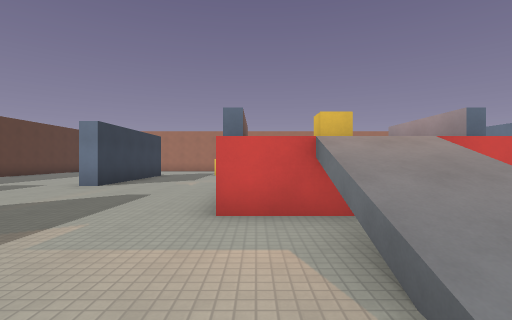
View 1 (above)

24 first-person views from a walk through a Godot game level. The camera is 1.4 m above the floor, looks level and sees 85° across. The floor is counted in squares, 2 m on a side. Each view is taken from the middle of a square. On the plan, view 1 faces up. The plan holds only what a view shows up to about 9 squares ahead; the rest is blank. Surface patterns are stand-ins for the level's own textures.

View 2
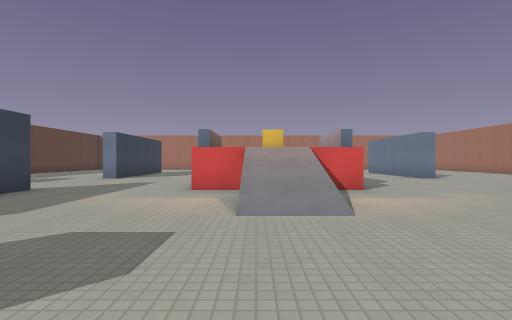

View 3
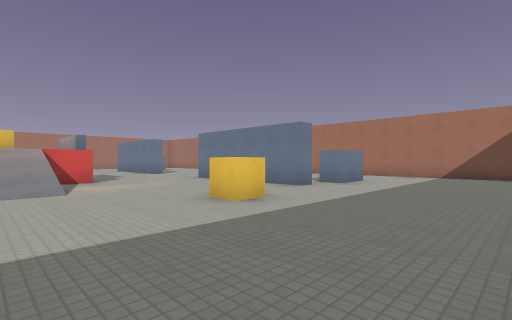

View 4
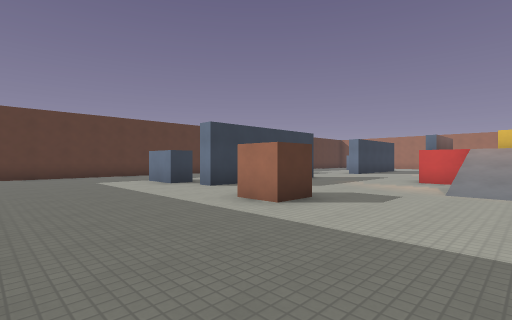

View 5
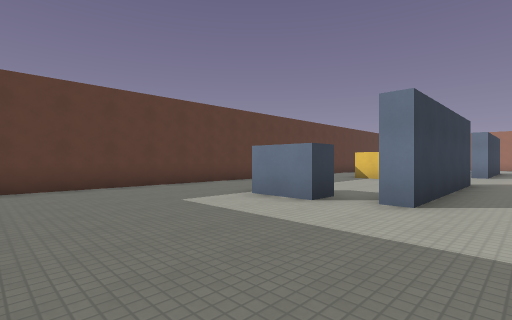

View 6
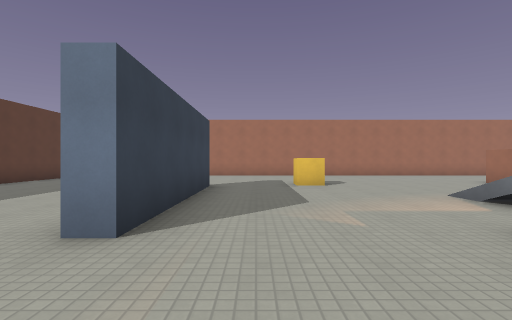

View 7
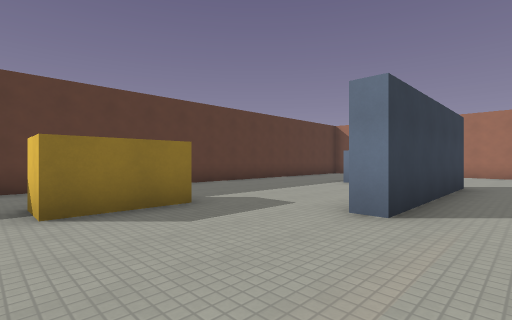

View 8
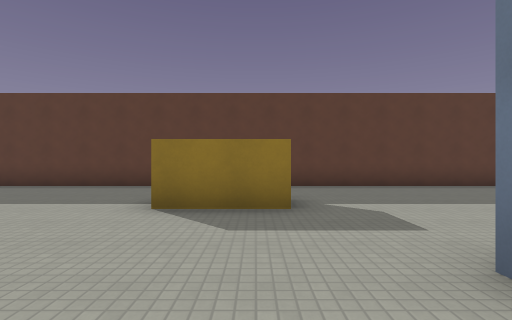

View 9
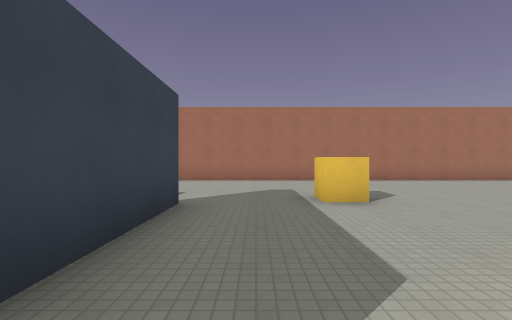

View 10
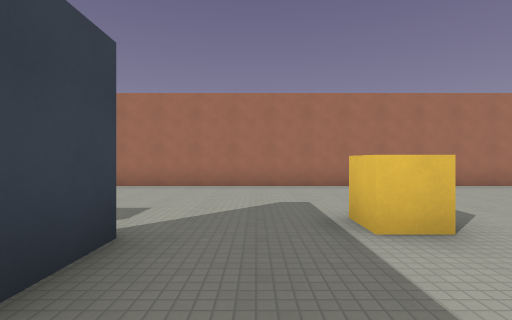

View 11
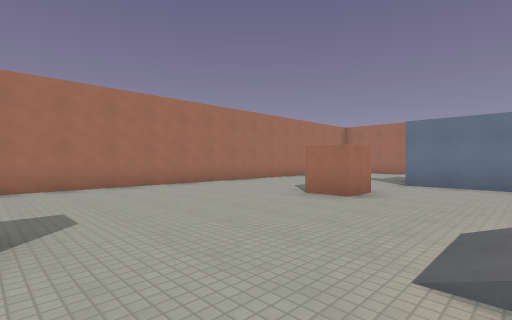

View 12
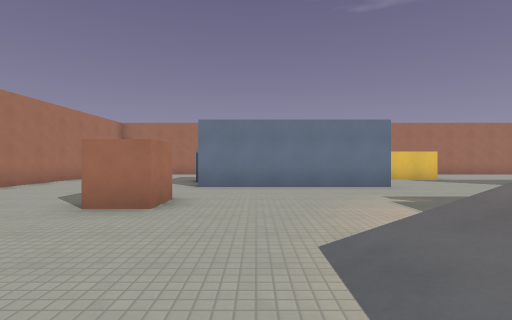

View 13
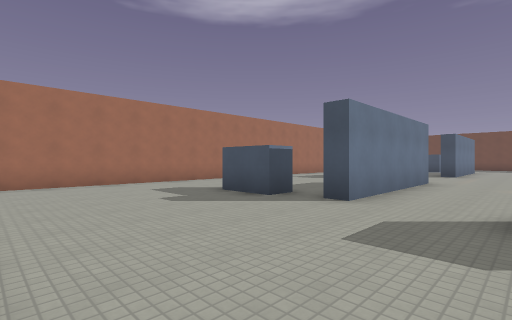

View 14
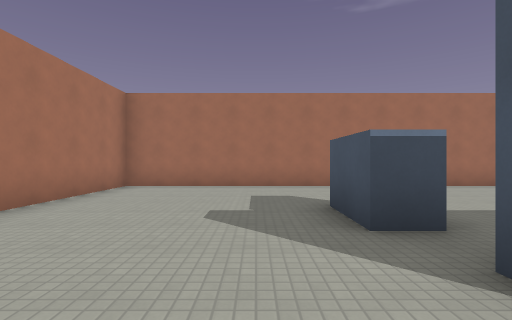

View 15
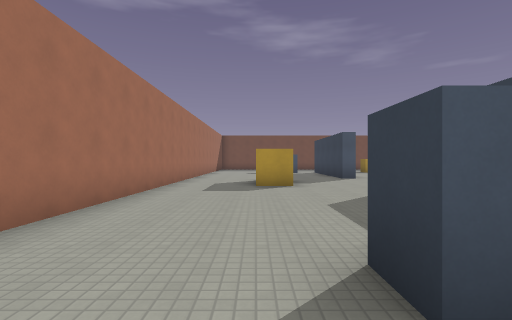

View 16
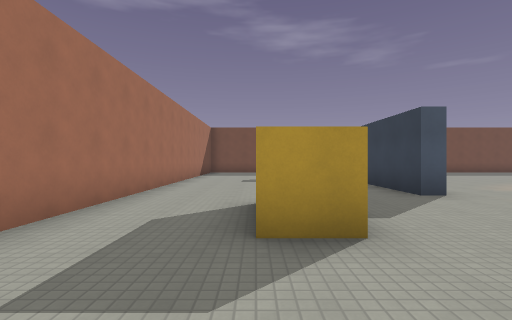

View 17
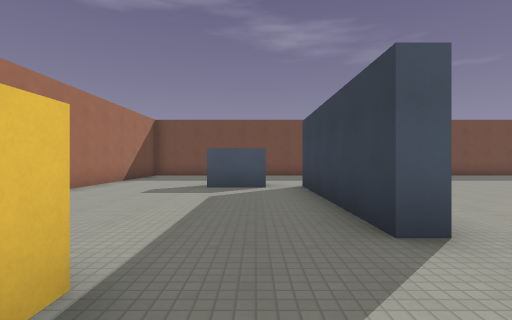

View 18
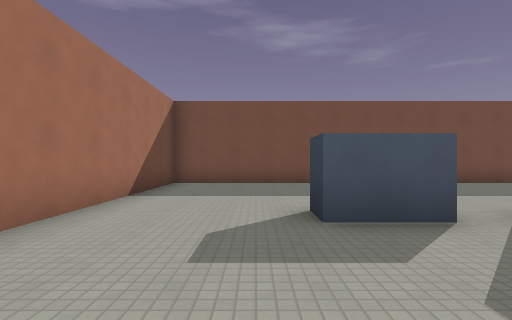

View 19
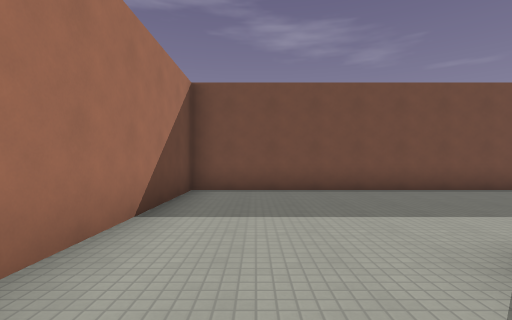

View 20
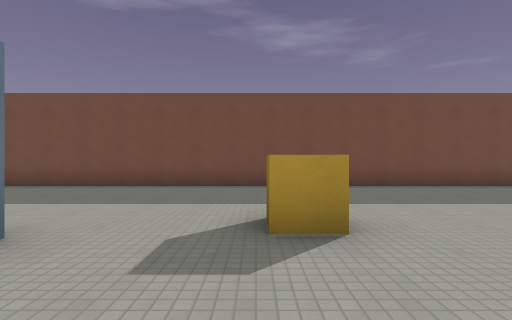

View 21
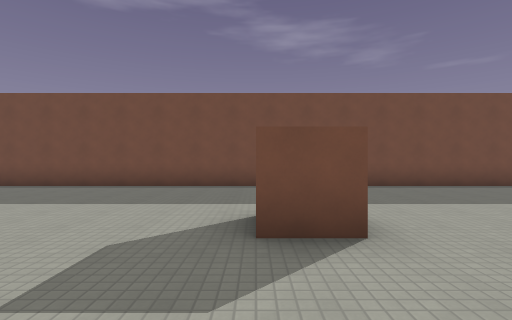

View 22
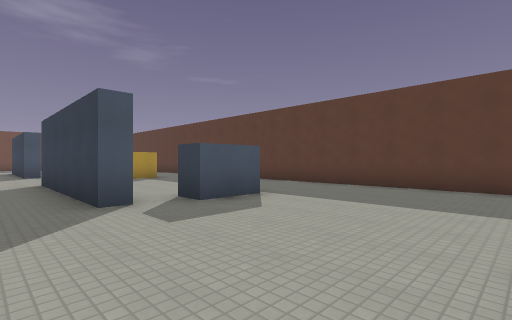

View 23
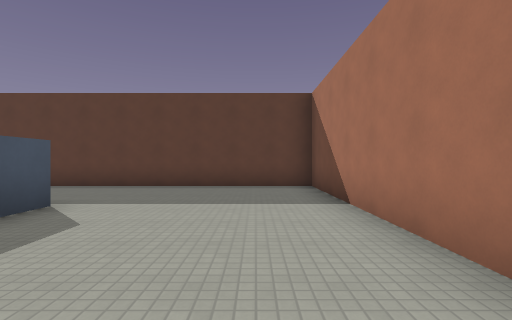

View 24
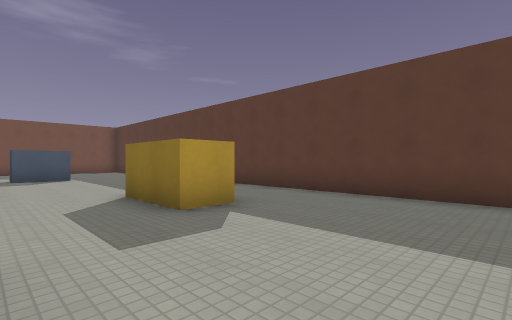

### Floor plan
Points are (right, up) in squares from view 1. A wall is a line through its corners. A room is listed if a view was taken in it or the views show most of it. See-through windows are left out.
Room 1 (views 1, 2, 3, 4, 5, 6, 7, 8, 9, 10, 11, 12, 13, 14, 15, 16, 17, 18, 19, 20, 21, 22, 23, 24)
walls: (-4.2, 3.5) (-4.2, -1.5) (-4.8, -1.5); (7.1, 3.5) (7.7, 3.5) (7.7, -1.5) (7.3, -1.5) (7.3, 0.5); (7.3, 7.5) (7.3, 12.5) (7.8, 12.5); (-2, -1.5) (-1, -1.5) (-1, -2.5) (-2, -2.5); (-1, 12.6) (-1.9, 12.6) (-1.9, 13.4); (4, 12.4) (4, 13.5); (5, -2.5) (4, -2.5) (4, -1.5) (4.9, -1.5); (5, 12.6) (4, 12.6); (10, 4.5) (10, 5); (9.9, 6.5) (11, 6.5); (-8, 6.5) (-7, 6.5) (-7, 4.5) (-8, 4.5); (-4.8, 12.5) (-4.2, 12.5) (-4.2, 7.5) (-4.8, 7.5); (-6.6, -1.1) (-5.7, -1.1) (-5.7, -1.9) (-7.2, -1.9); (8.7, 12) (8.7, 12.9) (10.2, 12.9) (10.2, 12.1); (9.6, -1.9) (8.7, -1.9) (8.7, -1.1) (10.2, -1.1) (10.2, -1.9); (-7.2, 12.9) (-5.7, 12.9) (-5.7, 12.1); (-1.9, -6.5) (13.5, -6.5) (13.5, 17.5) (7, 17.5); (4.2, 17.5) (-10.5, 17.5) (-10.5, -5.8); (-7.9, -6.5) (-4, -6.5)
ways out: gap at (9, -1)
objects: crate (2, 5)

Positions as (right, up) in squares from view 1, and headings:
1: (0, 0), facing up
2: (1, -3), facing up
3: (1, -6), facing up-right
4: (2, -6), facing up-left
5: (-3, -6), facing up-left
6: (-3, 5), facing up
7: (-3, 4), facing up-left
8: (-3, 6), facing left
9: (-3, 8), facing up
10: (-3, 10), facing up
11: (-1, 10), facing up-right
12: (0, 11), facing right
13: (5, 17), facing down-right
14: (6, 14), facing right
15: (11, 14), facing down
16: (11, 9), facing down
17: (9, 6), facing down
18: (11, 2), facing down
19: (12, 0), facing down
20: (5, 1), facing down
21: (-1, 1), facing down
22: (-3, 17), facing down-left
23: (-3, 16), facing left
24: (-5, 10), facing down-left
